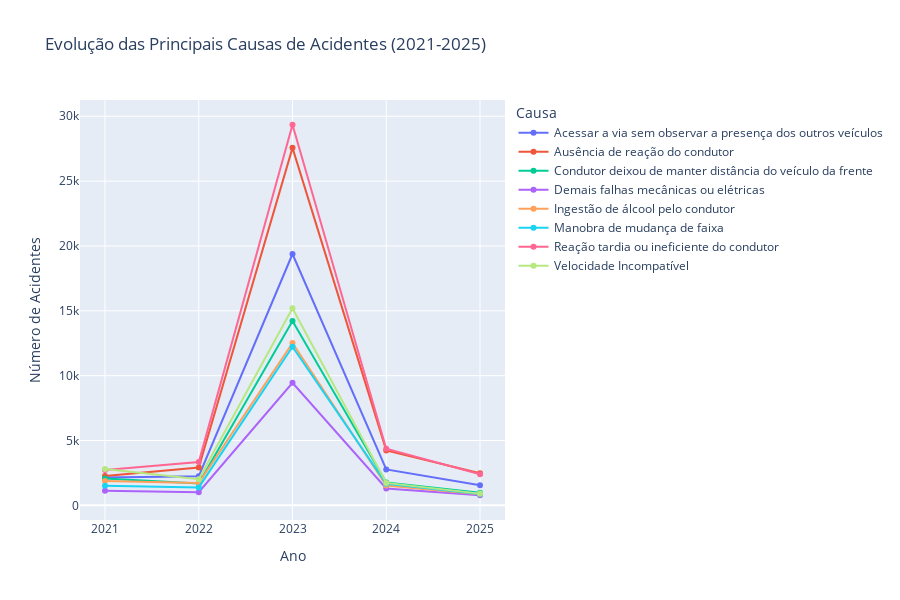

Notebook cell for this chart:
### Markdown cell above
## 5. Analyses des Causes et Types d'Accidents

### Code cell
# Evolução das principais causas de acidentes
top_causas = df_clean['causa_acidente'].value_counts().head(8).index

causas_por_ano = df_clean[df_clean['causa_acidente'].isin(top_causas)].groupby(['ano', 'causa_acidente']).size().reset_index(name='acidentes')

fig = px.line(causas_por_ano, x='ano', y='acidentes', color='causa_acidente',
              title='Evolução das Principais Causas de Acidentes (2021-2025)',
              labels={'ano': 'Ano', 'acidentes': 'Número de Acidentes', 'causa_acidente': 'Causa'},
              markers=True)

fig.update_layout(height=600, legend=dict(orientation="v", yanchor="top", y=1, xanchor="left", x=1.02))
fig.show()

# Heatmap das causas por ano
heatmap_causas = causas_por_ano.pivot(index='causa_acidente', columns='ano', values='acidentes')

plt.figure(figsize=(12, 10))
sns.heatmap(heatmap_causas, annot=True, fmt='d', cmap='Blues', cbar_kws={'label': 'Número de Acidentes'})
plt.title('Heatmap: Principais Causas por Ano', fontsize=14, fontweight='bold')
plt.xlabel('Ano')
plt.ylabel('Causa de Acidente')
plt.xticks(rotation=0)
plt.yticks(rotation=0)
plt.tight_layout()
plt.show()

print("\n=== EVOLUÇÃO DAS PRINCIPAIS CAUSAS ===")
print("Causas que mais aumentaram/diminuíram entre 2021 e 2025:")
for causa in top_causas[:5]:
    causa_data = causas_por_ano[causas_por_ano['causa_acidente'] == causa]
    if len(causa_data) >= 2:
        inicio = causa_data[causa_data['ano'] == causa_data['ano'].min()]['acidentes'].iloc[0]
        fim = causa_data[causa_data['ano'] == causa_data['ano'].max()]['acidentes'].iloc[0]
        variacao = ((fim - inicio) / inicio * 100) if inicio > 0 else 0
        print(f"• {causa}: {variacao:+.1f}%")

### Figure 1 — Plotly figure (JSON) as saved in the notebook; plotly's stock layout.template omitted (floating-point values rounded to 4 significant figures)
{"data": [{"hovertemplate": "Causa=Acessar a via sem observar a presença dos outros veículos<br>Ano=%{x}<br>Número de Acidentes=%{y}<extra></extra>", "legendgroup": "Acessar a via sem observar a presença dos outros veículos", "line": {"color": "#636efa", "dash": "solid"}, "marker": {"symbol": "circle"}, "mode": "lines+markers", "name": "Acessar a via sem observar a presença dos outros veículos", "orientation": "v", "showlegend": true, "type": "scatter", "x": [2021.0, 2022.0, 2023.0, 2024.0, 2025.0], "xaxis": "x", "y": [2146, 2244, 19379, 2773, 1548], "yaxis": "y"}, {"hovertemplate": "Causa=Ausência de reação do condutor<br>Ano=%{x}<br>Número de Acidentes=%{y}<extra></extra>", "legendgroup": "Ausência de reação do condutor", "line": {"color": "#EF553B", "dash": "solid"}, "marker": {"symbol": "circle"}, "mode": "lines+markers", "name": "Ausência de reação do condutor", "orientation": "v", "showlegend": true, "type": "scatter", "x": [2021.0, 2022.0, 2023.0, 2024.0, 2025.0], "xaxis": "x", "y": [2271, 2916, 27562, 4238, 2482], "yaxis": "y"}, {"hovertemplate": "Causa=Condutor deixou de manter distância do veículo da frente<br>Ano=%{x}<br>Número de Acidentes=%{y}<extra></extra>", "legendgroup": "Condutor deixou de manter distância do veículo da frente", "line": {"color": "#00cc96", "dash": "solid"}, "marker": {"symbol": "circle"}, "mode": "lines+markers", "name": "Condutor deixou de manter distância do veículo da frente", "orientation": "v", "showlegend": true, "type": "scatter", "x": [2021.0, 2022.0, 2023.0, 2024.0, 2025.0], "xaxis": "x", "y": [2070, 1683, 14212, 1768, 979], "yaxis": "y"}, {"hovertemplate": "Causa=Demais falhas mecânicas ou elétricas<br>Ano=%{x}<br>Número de Acidentes=%{y}<extra></extra>", "legendgroup": "Demais falhas mecânicas ou elétricas", "line": {"color": "#ab63fa", "dash": "solid"}, "marker": {"symbol": "circle"}, "mode": "lines+markers", "name": "Demais falhas mecânicas ou elétricas", "orientation": "v", "showlegend": true, "type": "scatter", "x": [2021.0, 2022.0, 2023.0, 2024.0, 2025.0], "xaxis": "x", "y": [1135, 1019, 9445, 1297, 779], "yaxis": "y"}, {"hovertemplate": "Causa=Ingestão de álcool pelo condutor<br>Ano=%{x}<br>Número de Acidentes=%{y}<extra></extra>", "legendgroup": "Ingestão de álcool pelo condutor", "line": {"color": "#FFA15A", "dash": "solid"}, "marker": {"symbol": "circle"}, "mode": "lines+markers", "name": "Ingestão de álcool pelo condutor", "orientation": "v", "showlegend": true, "type": "scatter", "x": [2021.0, 2022.0, 2023.0, 2024.0, 2025.0], "xaxis": "x", "y": [1878, 1723, 12522, 1531, 864], "yaxis": "y"}, {"hovertemplate": "Causa=Manobra de mudança de faixa<br>Ano=%{x}<br>Número de Acidentes=%{y}<extra></extra>", "legendgroup": "Manobra de mudança de faixa", "line": {"color": "#19d3f3", "dash": "solid"}, "marker": {"symbol": "circle"}, "mode": "lines+markers", "name": "Manobra de mudança de faixa", "orientation": "v", "showlegend": true, "type": "scatter", "x": [2021.0, 2022.0, 2023.0, 2024.0, 2025.0], "xaxis": "x", "y": [1504, 1385, 12234, 1670, 883], "yaxis": "y"}, {"hovertemplate": "Causa=Reação tardia ou ineficiente do condutor<br>Ano=%{x}<br>Número de Acidentes=%{y}<extra></extra>", "legendgroup": "Reação tardia ou ineficiente do condutor", "line": {"color": "#FF6692", "dash": "solid"}, "marker": {"symbol": "circle"}, "mode": "lines+markers", "name": "Reação tardia ou ineficiente do condutor", "orientation": "v", "showlegend": true, "type": "scatter", "x": [2021.0, 2022.0, 2023.0, 2024.0, 2025.0], "xaxis": "x", "y": [2722, 3342, 29344, 4360, 2396], "yaxis": "y"}, {"hovertemplate": "Causa=Velocidade Incompatível<br>Ano=%{x}<br>Número de Acidentes=%{y}<extra></extra>", "legendgroup": "Velocidade Incompatível", "line": {"color": "#B6E880", "dash": "solid"}, "marker": {"symbol": "circle"}, "mode": "lines+markers", "name": "Velocidade Incompatível", "orientation": "v", "showlegend": true, "type": "scatter", "x": [2021.0, 2022.0, 2023.0, 2024.0, 2025.0], "xaxis": "x", "y": [2803, 2020, 15198, 1731, 905], "yaxis": "y"}], "layout": {"height": 600, "legend": {"orientation": "v", "title": {"text": "Causa"}, "tracegroupgap": 0, "x": 1.02, "xanchor": "left", "y": 1, "yanchor": "top"}, "title": {"text": "Evolução das Principais Causas de Acidentes (2021-2025)"}, "xaxis": {"anchor": "y", "domain": [0, 1], "title": {"text": "Ano"}}, "yaxis": {"anchor": "x", "domain": [0, 1], "title": {"text": "Número de Acidentes"}}}}
